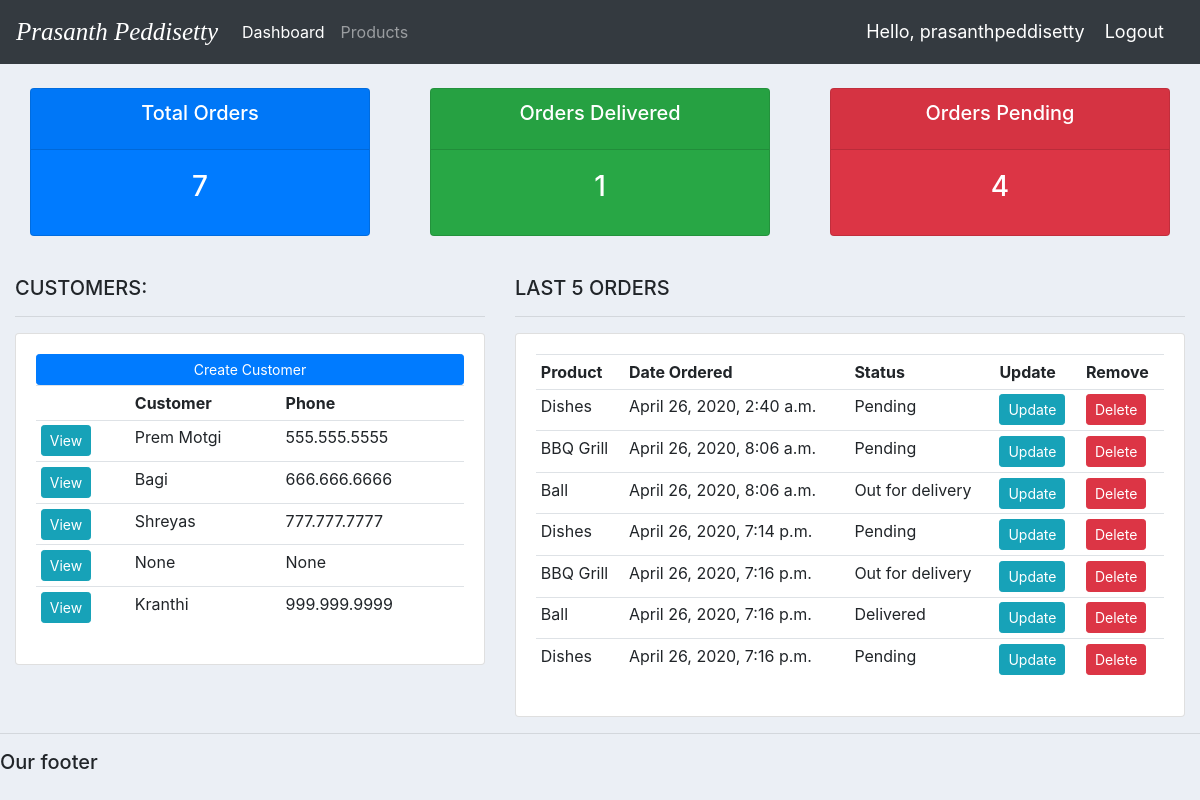
The app's page / (signed in) with its own data.
### accounts/models.py (models this page shows, shortened)
class Customer(models.Model):
    user = models.OneToOneField(User, null=True, blank=True, on_delete=models.CASCADE)
    name = models.CharField(max_length=200, null=True)
    phone = models.CharField(max_length=200, null=True)
    email = models.CharField(max_length=200, null=True)
    profile_pic = models.ImageField(default='prasanth.jpg', null=True, blank=True)
    date_created = models.DateTimeField(auto_now_add=True, null=True)

class Order(models.Model):
    STATUS = (
        ('Pending', 'Pending'),
        ('Out for delivery', 'Out for delivery'),
        ('Delivered', 'Delivered'),
    )
    customer = models.ForeignKey(Customer, null=True, on_delete= models.SET_NULL)
    product = models.ForeignKey(Product, null=True, on_delete= models.SET_NULL)
    date_created = models.DateTimeField(auto_now_add=True, null=True)
    description = models.CharField(max_length=200, null=True, choices=STATUS)
    note = models.CharField(max_length=1000, null=True)

class Product(models.Model):
    CATEGORY = (
        ('Indoor', 'Indoor'),
        ('Out door', 'Out door'),
    )
    name = models.CharField(max_length=200, null=True)
    price = models.FloatField(null=True)
    category = models.CharField(max_length=200, null=True, choices=CATEGORY)
    description = models.CharField(max_length=200, null=True, blank=True)
    date_created = models.DateTimeField(auto_now_add=True, null=True)
    tags = models.ManyToManyField(Tag)
    def __str__(self):
        return self.name

### accounts/decorators.py (the view)
    def wrapper_function(request, *args, **kwargs):
        group = None
        if request.user.groups.exists():
            group = request.user.groups.all()[0].name
        if group == 'customer':
            return redirect('user-page')
        if group == 'admin':
            return view_func(request, *args, **kwargs)

### accounts/views.py (called while the page is built)
@login_required(login_url='login')
@admin_only
def home(request):
    orders = Order.objects.all()
    customers = Customer.objects.all()
    total_customers = customers.count()
    total_orders = orders.count()
    delivered = orders.filter(description='Delivered').count()
    pending = orders.filter(description='Pending').count()
    context = {'orders': orders,
               'customers': customers,
               'total_orders': total_orders,
               'delivered': delivered,
               'pending': pending
               }
    return render(request, 'accounts/dashboard.html', context)

### accounts/templates/accounts/dashboard.html
{% extends 'accounts/main.html' %}
{% block content %}
{% include 'accounts/status.html' %}
<br>
<div class="row">
	<div class="col-md-5">
		<h5>CUSTOMERS: </h5>
		<hr>
		<div class="card card-body">
			<a class="btn btn-primary  btn-sm btn-block" href="">Create Customer</a>
			<table class="table table-sm">
				<tr>
					<th></th>
					<th>Customer</th>
					<th>Phone</th>
				</tr>
				{% for customer in customers %}
					<tr>
						<td><a class="btn btn-sm btn-info" href="{% url 'customer' customer.id %}">View</a></td>
						<td>{{customer.name}}</td>
						<td>{{customer.phone}}</td>
						</tr>
				{% endfor %}
			</table>
		</div>
	</div>
	<div class="col-md-7">
		<h5>LAST 5 ORDERS</h5>
		<hr>
		<div class="card card-body">
			<table class="table table-sm">
				<tr>
					<th>Product</th>
					<th>Date Ordered</th>
					<th>Status</th>
					<th>Update</th>
					<th>Remove</th>
				</tr>
				{% for order in orders %}
					<tr>
						<td>{{order.product}}</td>
						<td>{{order.date_created}}</td>
						<td>{{order.description}}</td>
						<td><a class="btn btn-sm btn-info" href="{% url 'update_order' order.id %}">Update</a></td>
						<td><a class="btn btn-sm btn-danger" href="{% url 'delete_order' order.id %}">Delete</a></td>
						</tr>
				{% endfor %}
			</table>
		</div>
	</div>
</div>
{% endblock %}

### accounts/templates/accounts/main.html (shortened to what this page needs)
<!DOCTYPE html>
<html>
<head>
	<link rel="stylesheet" href="https://stackpath.bootstrapcdn.com/bootstrap/4.3.1/css/bootstrap.min.css">
	{% load static %}
	<link rel="stylesheet" type="text/css" href="{% static '/css/main.css' %}">
</head>
<body>
	{%  include 'accounts/navbar.html' %}
	<div class="container-fluid">
	{% block content %}
	{% endblock %}
    </div>
	<hr>
	<h5>Our footer</h5>
</body>
</html>

### accounts/templates/accounts/navbar.html (shortened to what this page needs)
{% load static %}
<nav class="navbar navbar-expand-lg navbar-dark bg-dark">
  <a class="navbar-brand" href="{% url 'home' %}" style="font-style: italic; font-family: Garamond; font-size: 25px;">Prasanth Peddisetty</a>
  <div class="collapse navbar-collapse" id="navbarNav">
    <ul class="navbar-nav">
      {% if request.user.is_staff %}
      <li class="nav-item active">
        <a class="nav-link" href="{% url 'home' %}">Dashboard</a>
      </li>
      <li class="nav-item">
        <a class="nav-link" href="{% url 'products' %}">Products</a>
      </li>
      {% else %}
      <li class="nav-item">
        <a class="nav-link" href="{% url 'account' %}"> Settings </a>
      </li>
      {% endif %}
    </ul>
  </div>
  <span class="hello-msg">Hello, {{request.user}}</span>
  <span><a class="hello-msg" href="{% url 'logout' %}">Logout</a> </span>
</nav>

### accounts/templates/accounts/status.html
<br>
<div class="row">
	<div class="col">
		<div class="col-md">
			<div class="card text-center text-white mb-3" id="total-orders">
			  	<div class="card-header">
			  		<h5 class="card-title">Total Orders</h5>
			  	</div>
			  	<div class="card-body">
			    	<h3 class="card-title">{{total_orders}}</h3>
			  	</div>
			</div>
		</div>
	</div>
	<div class="col">
		<div class="col-md">
			<div class="card text-center text-white  mb-3" id="orders-delivered">
			  	<div class="card-header">
			  		<h5 class="card-title">Orders Delivered</h5>
			  	</div>
			  	<div class="card-body">
			    	<h3 class="card-title">{{delivered}}</h3>
			  	</div>
			</div>
		</div>
	</div>
	<div class="col">
		<div class="col-md">
			<div class="card text-center text-white  mb-3" id="orders-pending">
			  	<div class="card-header">
			  		<h5 class="card-title">Orders Pending</h5>
			  	</div>
			  	<div class="card-body">
			    	<h3 class="card-title">{{pending}}</h3>
			  	</div>
			</div>
		</div>
	</div>
</div>

### crm1/static/css/main.css (style rules this page uses)
body { background-color: #ebeff5; }
#total-orders { background-color: #007bff; }
#orders-delivered { background-color: #28a745; }
#orders-pending { background-color: #dc3545; }

### accounts/templates/accounts/navbar.html (style rules this page uses)
.hello-msg { font-size: 18px; color: #fff; margin-right: 20px; }

### records on screen
Customer: name "Prem Motgi", phone "555.555.5555"
Customer: name "Bagi", phone "666.666.6666"
Customer: name "Shreyas", phone "777.777.7777"
Customer: name "None", phone "None"
Customer: name "Kranthi", phone "999.999.9999"
Order: product "Dishes", date_created "April 26, 2020, 2:40 a.m.", description "Pending"
Order: product "BBQ Grill", date_created "April 26, 2020, 8:06 a.m.", description "Pending"
Order: product "Ball", date_created "April 26, 2020, 8:06 a.m.", description "Out for delivery"
Order: product "Dishes", date_created "April 26, 2020, 7:14 p.m.", description "Pending"
Order: product "BBQ Grill", date_created "April 26, 2020, 7:16 p.m.", description "Out for delivery"
Order: product "Ball", date_created "April 26, 2020, 7:16 p.m.", description "Delivered"
Order: product "Dishes", date_created "April 26, 2020, 7:16 p.m.", description "Pending"

### other values on screen
{{ request.user }} "prasanthpeddisetty"
{{ total_orders }} "7"
{{ delivered }} "1"
{{ pending }} "4"
